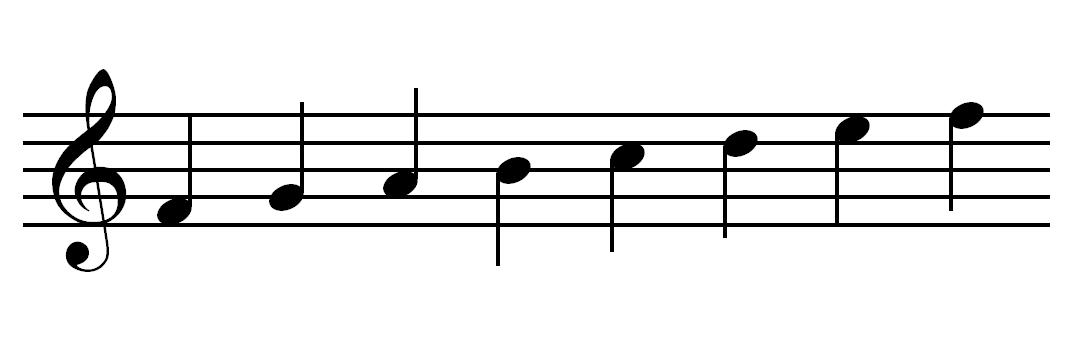
#> input picture test_images/staff-with-notes.jpg, 1092 x 347 px
$ jupyter execute --allow-errors 05-Classification.ipynb   (shell and % lines are left out)   (Python 2 division)
#> lines starting #> are read from the running program, lines starting #| are printed output that depends on the picture; after the words box and inside, x2 and y2 are one past the last pixel; in counts of white or black regions, pixels touching at a corner belong together
# Classification

Continuation of Segmentation process in which musical primitives found via Morphological Operations and Template Matching.

[cell 1]
import cv2
import matplotlib.pyplot as plt
import numpy as np

# Image loading, binarization, inversion and display
def load_image(path):
#> called with path = 'test_images/staff-with-notes.jpg'
    return cv2.cvtColor(cv2.imread(path), cv2.COLOR_BGR2RGB)
#> returned value is the input picture: shape (347, 1092, 3); min 0, max 255, mean 233.9
def image_gray(image):
    return cv2.cvtColor(image, cv2.COLOR_RGB2GRAY)
#> returned value: shape (347, 1092)
def image_bin_otsu(image_gs):
    ret,image_bin = cv2.threshold(image_gs, 0, 255, cv2.THRESH_BINARY+cv2.THRESH_OTSU)
#> image_bin: shape (347, 1092); 91.8% white; 1 black region, box (x1, y1, x2, y2) and area: (23, 69, 1050, 272) 31199
#> ret = 128
    return image_bin
def invert(image):
    return 255-image
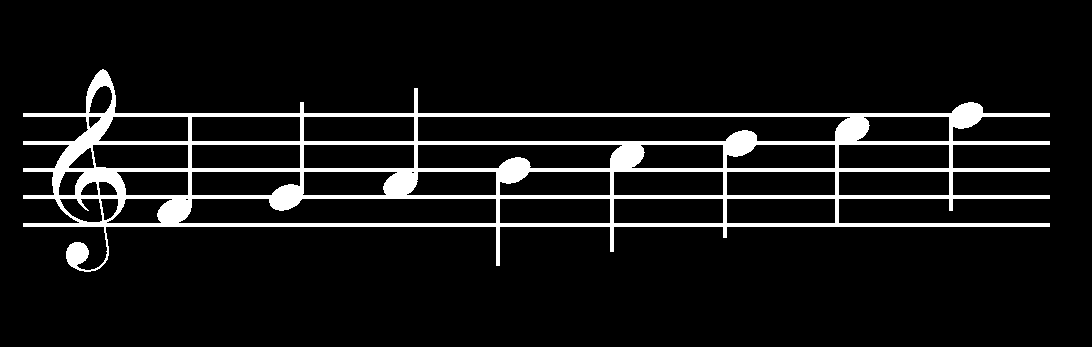
#> returned value: shape (347, 1092); 8.2% white; 1 white region, box (x1, y1, x2, y2) and area: (23, 69, 1050, 272) 31199
def display_image(image, color= False):
    plt.figure()
    if color:
        plt.imshow(image)
    else:
        plt.imshow(image, 'gray')
    plt.show()

# Image morphological operations
def dilate(image, kernel, iterations = 1):
    return cv2.dilate(image, kernel, iterations)
def erode(image, kernel, iterations = 1):
    return cv2.erode(image, kernel, iterations)
def open_image(image, kernel = None):
    if kernel is None:
        kernel = np.ones((1, 100))
    return dilate(erode(image, kernel), kernel)

# Horizontal projection
def horizontal_projection(image):
    hor_proj = []
    for i in range(len(image)):
        row_sum = 0
        for j in range(len(image[i])):
            row_sum += image[i][j] == 255
        hor_proj.append([255] * row_sum + [0] * (len(image[0]) - row_sum))
#> after the loop, hor_proj = 347 items

    return hor_proj

# Image crop
def crop_image(image, crop_start = None, crop_width = None):
    if crop_width is None:
        crop_width = len(image[0]) // 10
#> crop_width = 109

    if crop_start is None:
        end = 0
        for row in image:
            s = sum(row) / 255
            if s > end:
                end = s
#> this loop made 347 passes
#> (s, end) on passes 70 to 81: (2, 2), (6, 6), (8, 8), (10, 10), (11, 11), (13, 13), (14, 14), (15, 15), (16, 16), (17, 17), (18, 18), (19, 19)
#> s on passes 1 to 6: 0, 0, 0, 0, 0, 0
#> after the loop, end = 1027

        crop_start = end - crop_width
#> crop_start = 918

    cutoff = image[:]
#> cutoff = 347 items

    for i in range(len(cutoff)):
        cutoff[i] = cutoff[i][crop_start : crop_start + crop_width]

    cutoff = np.array(cutoff, dtype = np.uint8)
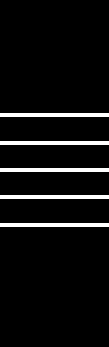
#> cutoff: shape (347, 109); 5.8% white; 5 white regions, box (x1, y1, x2, y2) and area: (0, 113, 109, 117) 436, (0, 141, 109, 145) 436, (0, 168, 109, 172) 436, (0, 195, 109, 199) 436, (0, 223, 109, 227) 436
    return cutoff

# Find Y coordinates of white pixels
def find_y(image):
    y = []
#> y = []
    for i in range(len(image)):
        for j in range(len(image[i])):
            if (image[i][j] == 255) and (i not in y):
                y.append(i)
#> after the loop, y = [113, 114, 115, 116, 141, 142, 143, 144, 168, 169, 170, 171, 195, 196, 197, 198, 223, 224, 225, 226]
    return sorted(y)

# Intersect two lists
def intersect_lists(first, second):
    ret_val = []
    for val in first:
        if val in second:
            ret_val += [val]
    return ret_val

# Group points and get distances
def label_y(y_list):
    labels = [[]]
    line_distances = []
    prev_y = None
    for y in y_list:
        if prev_y is not None:
            if y - prev_y > 1:
                labels.append([])
                line_distances += [y - prev_y]
        labels[-1] += [y]
        prev_y = y
    return labels, line_distances

# Find lines
def find_lines(image):
    first = find_y(crop_image(horizontal_projection(image)))
#> first has the same summary as y in find_y
    second = find_y(open_image(image))
#> in erode, `return cv2.erode(image, kernel, iterations)`: returned value: shape (347, 1092); 4.9% white; 5 white regions, box (x1, y1, x2, y2) and area: (73, 113, 1001, 117) 3712, (73, 141, 1001, 145) 3712, (73, 168, 1001, 172) 3712, (73, 195, 1001, 199) 3712, (73, 223, 1001, 227) 3712
#> in dilate, `return cv2.dilate(image, kernel, iterations)`:
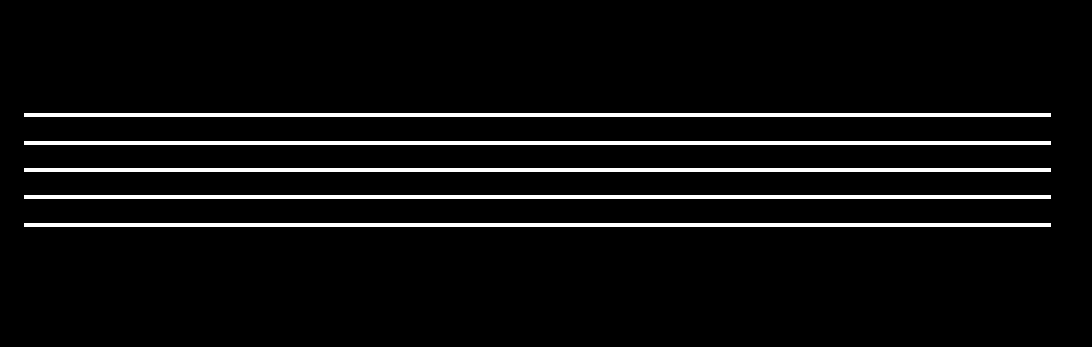
#> returned value: shape (347, 1092); 5.4% white; 5 white regions, box (x1, y1, x2, y2) and area: (24, 113, 1051, 117) 4108, (24, 141, 1051, 145) 4108, (24, 168, 1051, 172) 4108, (24, 195, 1051, 199) 4108, (24, 223, 1051, 227) 4108
#> second has the same summary as y in find_y


    lines, distances = label_y(intersect_lists(first, second))
#> the loop in intersect_lists, `for val in first:` made 20 passes
#> (val, ret_val) on passes 1 to 10: (113, [113]), (114, [113, 114]), (115, [113, 114, 115]), (116, [113, 114, 115, 116]), (141, [113, 114, 115, 116, 141]), (142, [113, 114, 115, 116, 141, 142]), (143, [113, 114, 115, 116, 141, 142, 143]), (144, [113, 114, 115, 116, 141, 142, 143, 144]), (168, [113, 114, 115, 116, 141, 142, 143, 144, 168]), (169, [113, 114, 115, 116, 141, 142, 143, 144, 168, 169])
#> val on passes 13 to 18: 195, 196, 197, 198, 223, 224
#> in label_y, `labels = [[]]`: labels = [[]]
#> the loop in label_y, `for y in y_list:` made 20 passes
#> (y, line_distances, prev_y) on passes 5, 9, 13, 17: (141, [25], 141), (168, [25, 24], 168), (195, [25, 24, 24], 195), (223, [25, 24, 24, 25], 223)
#> (y, prev_y) on passes 1, 2, 3, 4, 6, 7: (113, 113), (114, 114), (115, 115), (116, 116), (142, 142), (143, 143)
#> after the loop in label_y, `for y in y_list:`: labels = [[113, 114, 115, 116], [141, 142, 143, 144], [168, 169, 170, 171], [195, 196, 197, 198], [223, 224, 225, 226]]
#> lines has the same summary as labels in label_y; distances = [25, 24, 24, 25]
    staff_spacings = [distances[i] for i in range(len(distances)) if (i+1) % 5 != 0 ]
#> staff_spacings = [25, 24, 24, 25]
    staff_spacing = sum(staff_spacings) * 1./len(staff_spacings)
#> staff_spacing = 24.5
    return lines, distances, staff_spacing

# Remove lines
def remove_lines(org_image, tolerance = 0, lines = None, topBotPixelRemoval = True, widthBasedRemoval = True):
    image = org_image.copy()

    if lines == None:
        lines, distances, staff_spacing = find_lines(org_image)
#> lines has the same summary as labels in label_y; distances = [25, 24, 24, 25]; staff_spacing = 24.5

    if topBotPixelRemoval:
        for line in lines:
            top = line[0]
            bot = line[-1]
            for j in range(len(image[top])):
                remove = True
                is_line = False
                for row in image[top:bot+1]:
                    if row[j] == 255:
                        is_line = True
                        break
                if not is_line:
                    continue
                # check 2 pixels above and below
                diff = 2
                for row in image[top - diff : top]:
                    if row[j] == 255:
                        remove = False
                        break
                if remove:
                    for row in image[bot + 1: bot + diff + 1]:
                        if row[j] == 255:
                            remove = False
                            break
                if remove:
                    for row in image[top:bot+1]:
                        row[j] = 0
#> this loop made 5 passes
#> (line, top, bot) on passes 1 to 5: ([113, 114, 115, 116], 113, 116), ([141, 142, 143, 144], 141, 144), ([168, 169, 170, 171], 168, 171), ([195, 196, 197, 198], 195, 198), ([223, 224, 225, 226], 223, 226)
#> after the loop, row = 1092 values, max 255 at index 77, min 0 at index 0, mean 16.11

    if widthBasedRemoval:
        avg_thickness = lines[:]
#> avg_thickness has the same summary as labels in label_y
        for i, line in enumerate(avg_thickness):
            avg_thickness[i] = len(line)
#> this loop made 5 passes
#> after the loop, avg_thickness = [4, 4, 4, 4, 4]
        avg_thickness = sum(avg_thickness) * 1./len(avg_thickness)
#> avg_thickness = 4

        for j in range(len(image[0])):
            white = False
            for i in range(len(image)):
                if image[i][j] == 255:
                    if not white:
                        start = i
                    white = True
                else:
                    if white:
                        thickness = i - start
                        if thickness <= (avg_thickness + tolerance):
                            for row in image[start : i]:
                                row[j] = 0
                    white = False
#> after the loop, row = 1092 values, max 255 at index 87, min 0 at index 0, mean 20.08
    return image

# Vertical lines recognition
# [19 lines left out: function add_region, not called in this run]

def find_vertical_lines(image):
    # Find lines, distances
    lines, distances, staff_spacing = find_lines(image)

    # Find vertical objects
    img_open = open_image(remove_lines(image), np.ones((1.5 * staff_spacing, 1)))
    return img_open

# [43 lines left out: functions find_vertical_objects, split_image, not called in this run]

[cell 2]
org_image = load_image("test_images/staff-with-notes.jpg")
img_gray = image_gray(org_image)
img_otsu = image_bin_otsu(img_gray)
inv_img = invert(img_otsu)
img_wo_lines = remove_lines(inv_img)
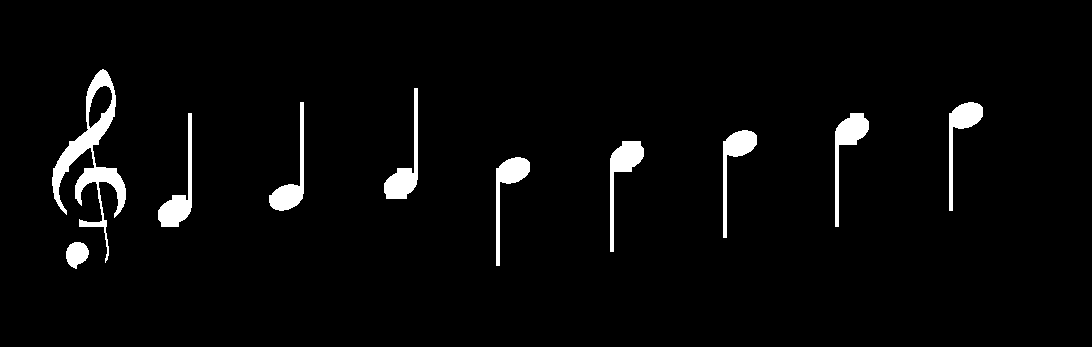
#> img_wo_lines: shape (347, 1092); 3.3% white; 10 white regions, largest, box (x1, y1, x2, y2) and area: (52, 69, 126, 263) 3413, (158, 113, 192, 227) 1145, (835, 113, 869, 227) 1143
display_image(img_wo_lines)

We find the vertical objects.

#> (a cell that did not finish here is left out)

#> the loop in crop_image (call 2), `for row in image:` made 347 passes
#> the loop in intersect_lists (call 2), `for val in first:` made 20 passes
#> the loop in label_y (call 2), `for y in y_list:` made 20 passes
#> (y, prev_y) on passes 1, 2, 3, 4, 6, 7, 8, 10, 11, 12, 14, 15: (113, 113), (114, 114), (115, 115), (116, 116), (142, 142), (143, 143), (144, 144), (169, 169), (170, 170), (171, 171), (196, 196), (197, 197)
#> in find_vertical_lines, `lines, distances, staff_spacing = find_lines(image)`: lines has the same summary as labels in label_y; distances = [25, 24, 24, 25]; staff_spacing = 24.5
#> the loop in remove_lines (call 2), `for line in lines:` made 5 passes
#> the loop in remove_lines (call 2), `for i, line in enumerate(avg_thickness):` made 5 passes
display_image(img_vert_lines)

#> (a cell that did not finish here is left out)

Several templates will be used to find vertical objects. Only ones present in the current image are G-clef and filled note heads. We will focus on G-clef first.

## G-clef
In this section, we will try to recognize G-clef by comparing it with templates of it.

#> (a cell that did not finish here is left out)

Templates for G-clef are searched through the <i>templates</i> folder.

[cell 6]
from os import listdir
from os.path import isdir
g_clef_templates = []

vertFile = "clefs/g_clef"
split = vertFile.split('/')
for listedFile in listdir("templates"):
    if listedFile == split[0]:
        for innerFile in listdir("templates/%s" % listedFile):
            if len(split) == 1 or innerFile.startswith(split[1]):
                g_clef_templates += ["templates/%s/%s" % (listedFile, innerFile)]

print(g_clef_templates)

Next, we try to resize the templates so their size is equal to vertical objects bounding box.

[cell 7]
def resize_image(tmp_img, new_width, new_height):
    height, width = tmp_img.shape[:2]
    return cv2.resize(tmp_img, (new_width, new_height), interpolation = cv2.INTER_CUBIC)

#> (the rest of this cell did not finish here and is left out)

And finally, we compare the segmented object with templates. This is done by comparing each corresponding pixels.

#> (a cell that did not finish here is left out)

G-clef was recognized fairly good so it can be removed from the segmented image.

#> (a cell that did not finish here is left out)

## Note heads

[cell 10]
# for each segmented note do the template match with filled note head
# template image should resized so its width is equal to half of the staff spacing

Next, a morphological opening of the image will be performed with a disk shaped kernel, whose size is half of the staff spacing. This way, filled note heads can be found.

[cell 11]
# [11 lines left out: function find_filled_note_heads, not called in this run]

#> (the rest of this cell did not finish here and is left out)

Merge the two images.

#> (a cell that did not finish here is left out)

Remove the vertical lines that belong to the bar line

[cell 13]
org_image = load_image("test_images/eighth_notes.jpg")
#> call 2 of load_image, with path = 'test_images/eighth_notes.jpg'
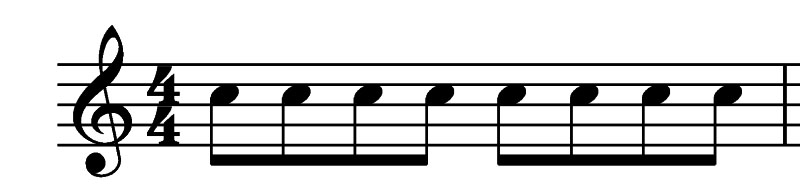
#> input picture test_images/eighth_notes.jpg, 800 x 190 px
#> in load_image, returned value is the input picture: shape (190, 800, 3); min 0, max 255, mean 215.6
img_gray = image_gray(org_image)
img_otsu = image_bin_otsu(img_gray)
#> in image_bin_otsu (call 2), `ret,image_bin = cv2.threshold(image_gs, 0, 255, cv2.THRESH_BINARY+cv2...`:
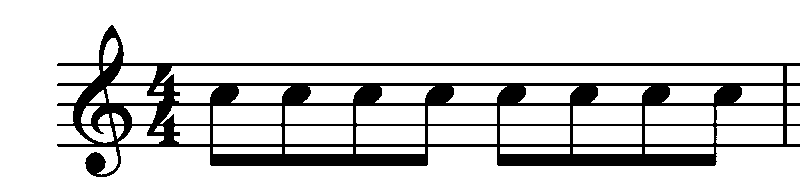
#> image_bin: shape (190, 800); 84.3% white; 1 black region, box (x1, y1, x2, y2) and area: (57, 25, 800, 177) 23914
inv_img = invert(img_otsu)
img_wo_lines = remove_lines(inv_img, 0)
#> in crop_image (call 4), `cutoff = np.array(cutoff, dtype = np.uint8)`:
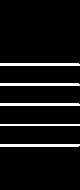
#> cutoff: shape (190, 80); 7.3% white; 5 white regions, box (x1, y1, x2, y2) and area: (0, 63, 80, 66) 239, (0, 83, 80, 86) 239, (0, 103, 80, 106) 239, (0, 144, 80, 147) 239, (0, 124, 80, 126) 160
#> call 4 of erode, with kernel = array of shape (1, 100), iterations = 1
#> in erode (call 4), `return cv2.erode(image, kernel, iterations)`:
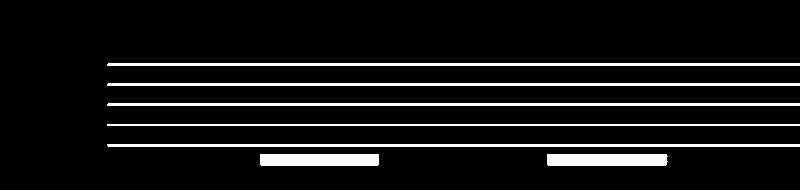
#> returned value: shape (190, 800); 8.3% white; 7 white regions, largest, box (x1, y1, x2, y2) and area: (107, 63, 800, 66) 2078, (107, 83, 800, 86) 2078, (107, 103, 800, 106) 2078
#> call 4 of dilate, with kernel = array of shape (1, 100), iterations = 1
#> in dilate (call 4), `return cv2.dilate(image, kernel, iterations)`:
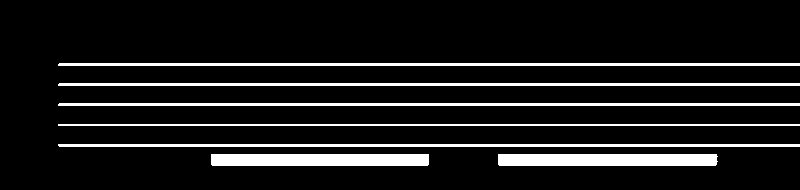
#> returned value: shape (190, 800); 10.3% white; 7 white regions, largest, box (x1, y1, x2, y2) and area: (498, 154, 718, 166) 2628, (211, 154, 429, 166) 2614, (58, 63, 800, 66) 2225
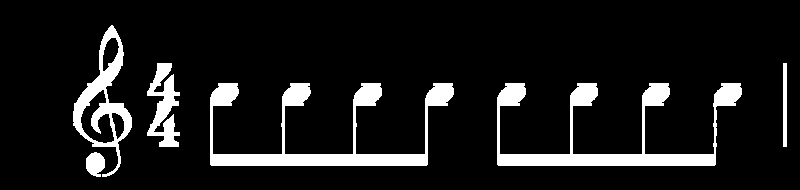
#> img_wo_lines: shape (190, 800); 10.1% white; 6 white regions, box (x1, y1, x2, y2) and area: (210, 83, 454, 166) 5354, (497, 83, 742, 166) 5333, (73, 25, 132, 177) 2519, (147, 63, 180, 147) 1476, (86, 152, 105, 177) 359, (783, 63, 787, 147) 336
display_image(img_wo_lines)
#> (the rest of this cell did not finish here and is left out)

display_image(img_vert_lines)
img_filled_heads = find_filled_note_heads(inv_img)
display_image(img_filled_heads)
img_mrg = img_filled_heads + img_vert_lines
display_image(img_mrg)
